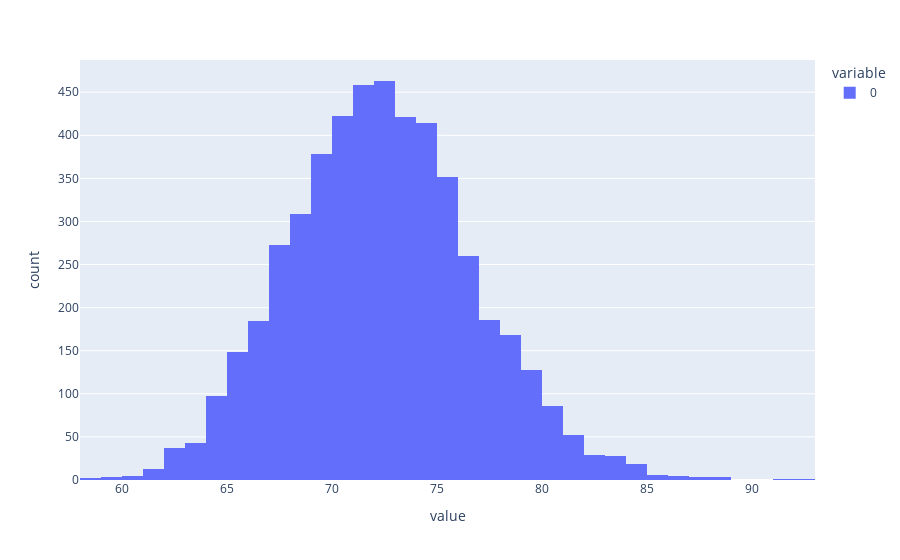

Here is the notebook cell this chart was saved with:
### Markdown cell above
Mit dem Argument `nbins` kann man das Erscheinungsbild des Histogrammes steuern

### Code cell
px.histogram(sample_means50, nbins=40)

### Figure 1 — Plotly figure (JSON) as saved in the notebook; plotly's stock layout.template omitted (floating-point values rounded to 4 significant figures; data arrays with more than 128 entries replaced by an {"elided": "..."} marker saying what was removed)
{"data": [{"alignmentgroup": "True", "bingroup": "x", "hovertemplate": "variable=0<br>value=%{x}<br>count=%{y}<extra></extra>", "legendgroup": "0", "marker": {"color": "#636efa", "pattern": {"shape": ""}}, "name": "0", "nbinsx": 40, "offsetgroup": "0", "orientation": "v", "showlegend": true, "type": "histogram", "x": {"elided": "5000 float values"}, "xaxis": "x", "yaxis": "y"}], "layout": {"autosize": true, "barmode": "relative", "legend": {"title": {"text": "variable"}, "tracegroupgap": 0}, "margin": {"t": 60}, "xaxis": {"anchor": "y", "autorange": true, "domain": [0, 1], "range": [58, 93], "title": {"text": "value"}, "type": "linear"}, "yaxis": {"anchor": "x", "autorange": true, "domain": [0, 1], "range": [0, 487.4], "title": {"text": "count"}}}}
